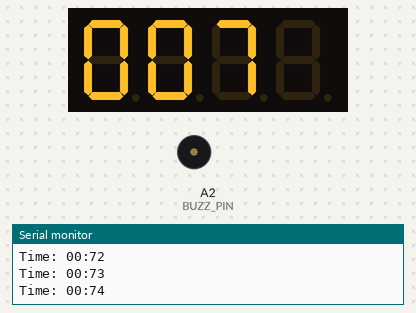
Recording of a sketch running on a simulated Arduino Uno, built with avr-gcc and run on an emulated ATmega328P. On the bench: 4-digit seven-segment display, buzzer (waves = sounding), the last lines printed to the serial monitor. Wiring (inferred from the names in the program): 4-digit 7-segment display, segments lit when HIGH: segments pin 2, pin 3, pin 4, pin 5, pin 6, pin 7, pin 8, pin 9; digit selects pin 10, pin 11, pin 12, pin 13. The segment pins are drawn as the display they are named for.

Above: at 1.01 s.
At 12.43 s:
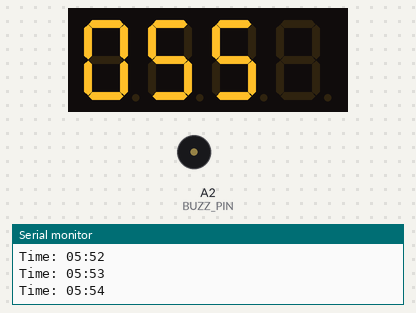
At 19.47 s:
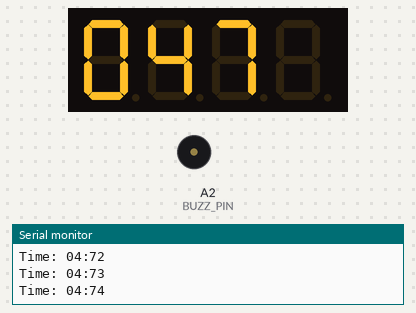
At 39.89 s:
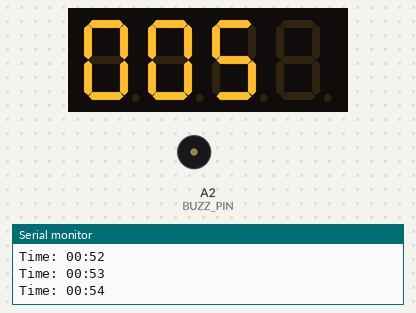
Timing chart, 0 to 40.0 s (numbered marks = the images above):
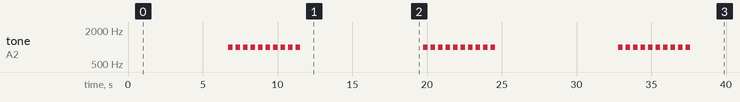

The sketch:

test_digital_display_utrassom.ino
```cpp
/*
    A
   ---
F |   | B
  | G |
   ---
E |   | C
  |   |
   ---
    D
*/

// Segment pins (shared between digits)
#define SEG_A 2
#define SEG_B 3
#define SEG_C 4
#define SEG_D 5
#define SEG_E 6
#define SEG_F 7
#define SEG_G 8
#define SEG_DP 9

// Digit selector pins (common cathodes)
#define DIGIT_1 10
#define DIGIT_2 11
#define DIGIT_3 12
#define DIGIT_4 13

#define ECHO_PIN A0
#define TRIG_PIN A1

#define BUZZ_PIN A2

int distance_cm, duration_us;

unsigned long previousMillis = 0, currentMillis = 0;
int centiseconds = 0, seconds = 0, minutes = 0;

bool buzzerTriggered = false;

void setup() {
  pinMode(SEG_A, OUTPUT);
  pinMode(SEG_B, OUTPUT);
  pinMode(SEG_C, OUTPUT);
  pinMode(SEG_D, OUTPUT);
  pinMode(SEG_E, OUTPUT);
  pinMode(SEG_F, OUTPUT);
  pinMode(SEG_G, OUTPUT);
  pinMode(SEG_DP, OUTPUT);

  pinMode(DIGIT_1, OUTPUT);
  pinMode(DIGIT_2, OUTPUT);
  pinMode(DIGIT_3, OUTPUT);
  pinMode(DIGIT_4, OUTPUT);

  pinMode(TRIG_PIN, OUTPUT);
  pinMode(ECHO_PIN, INPUT);

  pinMode(BUZZ_PIN, INPUT);

  Serial.begin(9600);
}

void loop() {
  // displayDistance();
  //displayClock();
  displayTimer(5);
}

void displayTimer(int alarm)
{
  currentMillis = millis();

  if (currentMillis - previousMillis >= 10) {

    if (seconds == alarm && !buzzerTriggered) {
      for(int i = 0; i < 10; i++)
      {
        tone(BUZZ_PIN, 1000, 300);
        delay(300);
        noTone(BUZZ_PIN);
        delay(200);
      }
      buzzerTriggered = true;
    }

    previousMillis = currentMillis;

    centiseconds++;

    if (centiseconds >= 100) {
      centiseconds = 0;
      seconds++;
    }

    if (seconds > alarm) {

      seconds = 0;
      buzzerTriggered = false;
    }

    Serial.print("Time: ");
    if (seconds < 10) Serial.print("0");
    Serial.print(seconds); Serial.print(":");
    if (centiseconds < 10) Serial.print("0");
    Serial.println(centiseconds);
  }

  int digits[4] = {
    seconds / 10,
    seconds % 10,
    centiseconds / 10,
    centiseconds % 10
  };

  for(int i = 0; i < 4; i++) {
    DisplayDigit(i+1, digits[i]);
  }
}

void displayClock()
{
  currentMillis = millis();
  // Increment time every 1000ms = 1 second
  if (currentMillis - previousMillis >= 1000) {
    previousMillis = currentMillis;

    seconds++;

    if (seconds >= 60) {
      seconds = 0;
      minutes++;
    }

    if (minutes >= 60) {
      minutes = 0;
    }

    Serial.print("Time: ");
    if (minutes < 10) Serial.print("0");
    Serial.print(minutes); Serial.print(":");
    if (seconds < 10) Serial.print("0");
    Serial.println(seconds);
  }

  int digits[4] = {
    minutes / 10,
    minutes % 10,
    seconds / 10,
    seconds % 10
  };

  for(int i = 0; i < 4; i++)
  {
    DisplayDigit(i+1, digits[i]);
  }
}

void displayDistance()
{
  // Send a 10µs pulse to the trigger pin
  digitalWrite(TRIG_PIN, LOW);
  delayMicroseconds(2);
  digitalWrite(TRIG_PIN, HIGH);
  delayMicroseconds(10);
  digitalWrite(TRIG_PIN, LOW);

  // Distance = (duration in microseconds) * (speed of sound / 2)
  duration_us = pulseIn(ECHO_PIN, HIGH);

  // Speed of sound = 343 m/s = 0.0343 cm/µs => Distance = duration * 0.01715 = duration / 58
  distance_cm = duration_us/58.00;

  Serial.print("Distance : "); Serial.print(distance_cm); Serial.println("cm");

  // Break the distance into individual digits
  int digit_thousands = distance_cm/1000;
  int digit_hundreds = (distance_cm/100)%10;
  int digit_tens = (distance_cm/10)%10;
  int digit_units = distance_cm%10;

  // Display each digit repeatedly
  for (int i = 0; i < 20; i++) {
    Clear();
    DisplayDigit(1, digit_thousands);
    DisplayDigit(2, digit_hundreds);
    DisplayDigit(3, digit_tens);
    DisplayDigit(4, digit_units);
  }
}

void selectDigit(int digitNumber)
{
  switch(digitNumber)
  {
    case 1:
      digitalWrite(DIGIT_1, LOW);
      digitalWrite(DIGIT_2, HIGH);
      digitalWrite(DIGIT_3, HIGH);
      digitalWrite(DIGIT_4, HIGH);
      break;
    case 2:
      digitalWrite(DIGIT_1, HIGH);
      digitalWrite(DIGIT_2, LOW);
      digitalWrite(DIGIT_3, HIGH);
      digitalWrite(DIGIT_4, HIGH);
      break;
    case 3:
      digitalWrite(DIGIT_1,HIGH);
      digitalWrite(DIGIT_2, HIGH);
      digitalWrite(DIGIT_3, LOW);
      digitalWrite(DIGIT_4, HIGH);
      break;
    case 4:
      digitalWrite(DIGIT_1, HIGH);
      digitalWrite(DIGIT_2, HIGH);
      digitalWrite(DIGIT_3, HIGH);
      digitalWrite(DIGIT_4, LOW);
      break;
    default :
      digitalWrite(DIGIT_1, HIGH);
      digitalWrite(DIGIT_2, HIGH);
      digitalWrite(DIGIT_3, HIGH);
      digitalWrite(DIGIT_4, HIGH);
      break;
    }
}
void Dp()
{
  digitalWrite(SEG_A, LOW);
  digitalWrite(SEG_B, LOW);
  digitalWrite(SEG_C, LOW);
  digitalWrite(SEG_D, LOW);
  digitalWrite(SEG_E, LOW);
  digitalWrite(SEG_F, LOW);
  digitalWrite(SEG_G, LOW);
  digitalWrite(SEG_DP,HIGH);
}
void Num_0()
{
  digitalWrite(SEG_A, HIGH);
  digitalWrite(SEG_B, HIGH);
  digitalWrite(SEG_C, HIGH);
  digitalWrite(SEG_D, HIGH);
  digitalWrite(SEG_E, HIGH);
  digitalWrite(SEG_F, HIGH);
  digitalWrite(SEG_G, LOW);
  digitalWrite(SEG_DP,LOW);
}
void Num_1()
{
  digitalWrite(SEG_A, LOW);
  digitalWrite(SEG_B, HIGH);
  digitalWrite(SEG_C, HIGH);
  digitalWrite(SEG_D, LOW);
  digitalWrite(SEG_E, LOW);
  digitalWrite(SEG_F, LOW);
  digitalWrite(SEG_G, LOW);
  digitalWrite(SEG_DP,LOW);
}
void Num_2()
{
  digitalWrite(SEG_A, HIGH);
  digitalWrite(SEG_B, HIGH);
  digitalWrite(SEG_C, LOW);
  digitalWrite(SEG_D, HIGH);
  digitalWrite(SEG_E, HIGH);
  digitalWrite(SEG_F, LOW);
  digitalWrite(SEG_G, HIGH);
  digitalWrite(SEG_DP,LOW);
}
void Num_3()
{
  digitalWrite(SEG_A, HIGH);
  digitalWrite(SEG_B, HIGH);
  digitalWrite(SEG_C, HIGH);
  digitalWrite(SEG_D, HIGH);
  digitalWrite(SEG_E, LOW);
  digitalWrite(SEG_F, LOW);
  digitalWrite(SEG_G, HIGH);
  digitalWrite(SEG_DP,LOW);
}
void Num_4()
{
  digitalWrite(SEG_A, LOW);
  digitalWrite(SEG_B, HIGH);
  digitalWrite(SEG_C, HIGH);
  digitalWrite(SEG_D, LOW);
  digitalWrite(SEG_E, LOW);
  digitalWrite(SEG_F, HIGH);
  digitalWrite(SEG_G, HIGH);
  digitalWrite(SEG_DP,LOW);
}
void Num_5()
{
  digitalWrite(SEG_A, HIGH);
  digitalWrite(SEG_B, LOW);
  digitalWrite(SEG_C, HIGH);
  digitalWrite(SEG_D, HIGH);
  digitalWrite(SEG_E, LOW);
  digitalWrite(SEG_F, HIGH);
  digitalWrite(SEG_G, HIGH);
  digitalWrite(SEG_DP,LOW);
}
void Num_6()
{
  digitalWrite(SEG_A, HIGH);
  digitalWrite(SEG_B, LOW);
  digitalWrite(SEG_C, HIGH);
  digitalWrite(SEG_D, HIGH);
  digitalWrite(SEG_E, HIGH);
  digitalWrite(SEG_F, HIGH);
  digitalWrite(SEG_G, HIGH);
  digitalWrite(SEG_DP,LOW);
}
void Num_7()
{
  digitalWrite(SEG_A, HIGH);
  digitalWrite(SEG_B, HIGH);
  digitalWrite(SEG_C, HIGH);
  digitalWrite(SEG_D, LOW);
  digitalWrite(SEG_E, LOW);
  digitalWrite(SEG_F, LOW);
  digitalWrite(SEG_G, LOW);
  digitalWrite(SEG_DP,LOW);
}
void Num_8()
{
  digitalWrite(SEG_A, HIGH);
  digitalWrite(SEG_B, HIGH);
  digitalWrite(SEG_C, HIGH);
  digitalWrite(SEG_D, HIGH);
  digitalWrite(SEG_E, HIGH);
  digitalWrite(SEG_F, HIGH);
  digitalWrite(SEG_G, HIGH);
  digitalWrite(SEG_DP,LOW);
}
void Num_9()
{
  digitalWrite(SEG_A, HIGH);
  digitalWrite(SEG_B, HIGH);
  digitalWrite(SEG_C, HIGH);
  digitalWrite(SEG_D, HIGH);
  digitalWrite(SEG_E, LOW);
  digitalWrite(SEG_F, HIGH);
  digitalWrite(SEG_G, HIGH);
  digitalWrite(SEG_DP,LOW);
}

void Clear()
{
  digitalWrite(SEG_A, LOW);
  digitalWrite(SEG_B, LOW);
  digitalWrite(SEG_C, LOW);
  digitalWrite(SEG_D, LOW);
  digitalWrite(SEG_E, LOW);
  digitalWrite(SEG_F, LOW);
  digitalWrite(SEG_G, LOW);
  digitalWrite(SEG_DP,LOW);
}

void displayNumber(int number)
{
  switch (number)
  {
    case 0: Num_0(); break;
    case 1: Num_1(); break;
    case 2: Num_2(); break;
    case 3: Num_3(); break;
    case 4: Num_4(); break;
    case 5: Num_5(); break;
    case 6: Num_6(); break;
    case 7: Num_7(); break;
    case 8: Num_8(); break;
    case 9: Num_9(); break;
    default: Clear(); break;
  }
}

void DisplayDigit(int digitNumber, int number)
{
  selectDigit(digitNumber);
  displayNumber(number);
  delay(1);
  Clear();
}
```

Measured:
- by itself, tone on A2 (BUZZ_PIN): repeats every 13.0 s: 9 × (silent 0.20 s, 1000 Hz 0.30 s), silent 8.2 s, 1000 Hz 0.30 s
